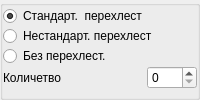
             <widget class="QGroupBox" name="groupBox_14">
              <property name="sizePolicy">
               <sizepolicy hsizetype="Preferred" vsizetype="Maximum">
                <horstretch>0</horstretch>
                <verstretch>0</verstretch>
               </sizepolicy>
              </property>
              <property name="title">
               <string/>
              </property>
              <layout class="QFormLayout" name="formLayout_10">
               <property name="horizontalSpacing">
                <number>0</number>
               </property>
               <property name="verticalSpacing">
                <number>0</number>
               </property>
               <property name="leftMargin">
                <number>0</number>
               </property>
               <property name="topMargin">
                <number>0</number>
               </property>
               <property name="rightMargin">
                <number>0</number>
               </property>
               <property name="bottomMargin">
                <number>0</number>
               </property>
               <item row="2" column="0" colspan="2">
                <widget class="QRadioButton" name="r_nostandart_overlap">
                 <property name="text">
                  <string>Нестандарт. перехлест</string>
                 </property>
                </widget>
               </item>
               <item row="4" column="0" colspan="2">
                <widget class="QRadioButton" name="r_no_overlap">
                 <property name="text">
                  <string>Без перехлест.</string>
                 </property>
                </widget>
               </item>
               <item row="5" column="0">
                <widget class="QLabel" name="inp_overlap_count">
                 <property name="text">
                  <string>Количетво</string>
                 </property>
                </widget>
               </item>
               <item row="5" column="1">
                <widget class="QSpinBox" name="spinBox"/>
               </item>
               <item row="1" column="0">
                <widget class="QRadioButton" name="r_standart_overlap">
                 <property name="text">
                  <string>Стандарт.  перехлест</string>
                 </property>
                 <property name="checked">
                  <bool>true</bool>
                 </property>
                </widget>
               </item>
              </layout>
             </widget>
